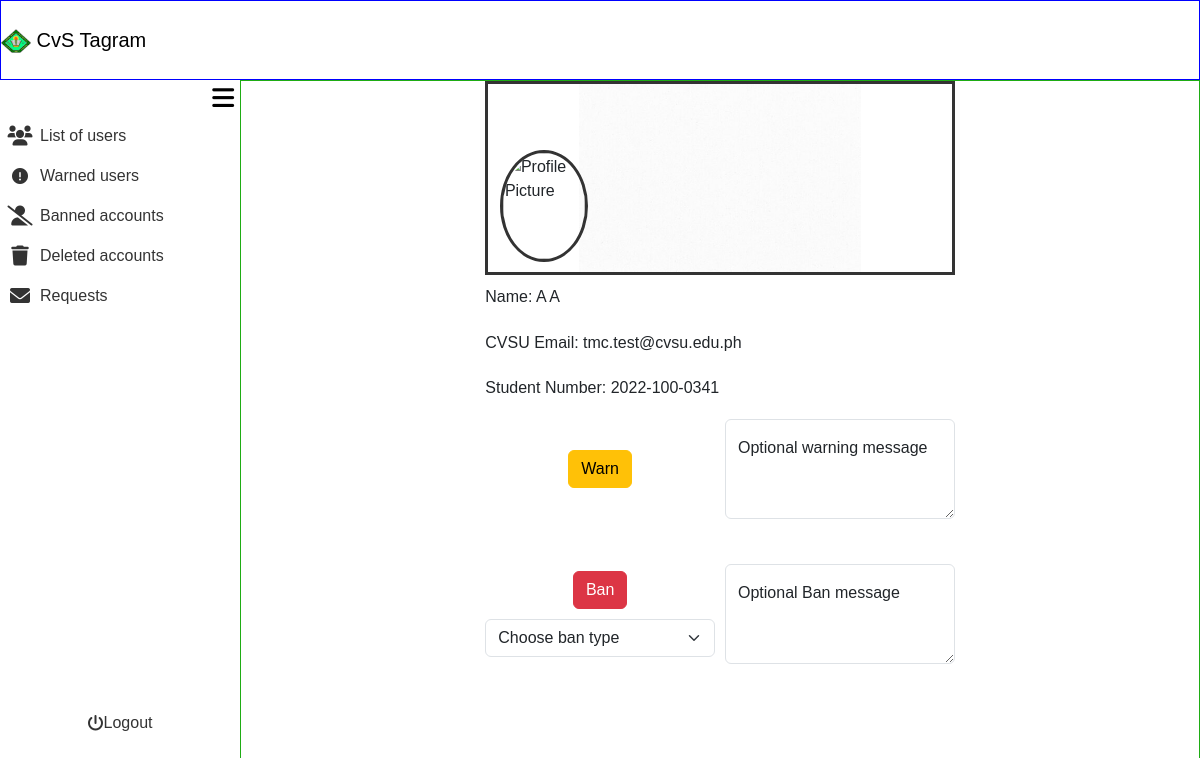
Screenshot of /admin_area/admin_action.php?user_no=49 with the database file from the repository.
### tables this page shows
CREATE TABLE `user_registration` (
  `user_no` int(11) NOT NULL,
  `user_ip` varchar(255) NOT NULL,
  `user_ID` varchar(255) NOT NULL,
  `email` varchar(255) NOT NULL,
  `student_no` varchar(13) NOT NULL,
  `fname` varchar(255) NOT NULL,
  `lname` varchar(255) NOT NULL,
  `bday` date NOT NULL,
  `gender` varchar(20) NOT NULL,
  `coverphoto` varchar(250) NOT NULL,
  `profilepicture` varchar(250) NOT NULL,
  `created_at` timestamp NOT NULL DEFAULT current_timestamp(),
  `updated_at` timestamp NOT NULL DEFAULT current_timestamp() ON UPDATE current_timestamp(),
  `user_password` varchar(255) NOT NULL,
  `is_setup_complete` tinyint(1) DEFAULT 0
);

### admin_area/admin_action.php (the view, shortened to what this page needs)
<?php
require_once '../include/connect.php';
require_once '../include/bootsrap.php';
$user_no = isset($_GET['user_no']) ? $_GET['user_no'] : null;
$userQuery = 'SELECT ur.fname, ur.lname, ur.user_no, ur.student_no, ur.email,
                     ur.profilepicture, ur.coverphoto,
                     IFNULL(COUNT(pr.report_id), 0) AS report_count
              FROM user_registration ur
              LEFT JOIN post_reports pr ON ur.user_no = pr.user_no
              WHERE ur.user_no = ?
              GROUP BY ur.user_no';
$stmt = $con->prepare($userQuery);
$stmt->bind_param('i', $user_no);
$stmt->execute();
$userResult = $stmt->get_result();
if ($userResult->num_rows > 0) {
    $row = $userResult->fetch_assoc();
}
$profilePicBasePath = '/onlineservice/users/images/profilepicture/';
$coverPhotoBasePath = '/onlineservice/users/images/coverphoto/';
$defaultProfilePic = 'profile.jpg';
$defaultCoverPhoto = 'default_coverphoto.jpg';
?>
<!DOCTYPE html>
<html lang="en">
<head>
    <link rel="stylesheet" href="admin_dashbaord.css?v=<?php echo time(); ?>">
</head>
<body>
<div class="container-fluid screen">
    <div class="container-fluid nav">
        <nav class="navbar">
            <div class="container-fluid" >
                <a class="navbar-brand" href="#">
                <img src="../images/Cavite_State_University_(CvSU).png" alt="Logo" width="30" height="24" class="d-inline-block align-text-top">
                CvS Tagram
                </a>
            </div>
        </nav>
    </div>
    <div class="container-fluid contbody">
        <div class="container-fluid sidenav">
            <div class="container-fluid menubutton">
            <button onclick="toggleSidenav()"><i class="fa-solid fa-bars"></i></button>
            </div>
            <div class="container-fluid featurescont">
                <div class="container-fluid buttonlinkside">
                    <div class="row">
                        <div class="col">
                            <ul>
                                <li>
                                    <a href="list_of_users.php">
                                        <div class="container-fluid listofusers">
                                            <div class="container-fluid listusericon">
                                                 <i class="fa-solid fa-users fa-lg"></i>
                                            </div>
                                            <div class="container-fluid listofusersname">
                                                List of users
                                            </div>
                                        </div>
                                    </a>
                                </li>
                            </ul>
                        </div>
                    </div>
                    <div class="row">
                        <div class="col">
                            <ul>
                                <li>
                                    <a href="">
                                        <div class="container-fluid listofusers">
                                            <div class="container-fluid listusericon">
                                            <i class="fa-solid fa-circle-exclamation"></i>
                                            </div>
                                            <div class="container-fluid listofusersname">
                                                Warned users
                                            </div>
                                        </div>
                                    </a>
                                </li>
                            </ul>
                        </div>
                    </div>
                    <div class="row">
                        <div class="col">
                            <ul>
                                <li>
                                    <a href="">
                                        <div class="container-fluid Bannedaccounts">
                                            <div class="container-fluid Bannedaccountsicon">
                                            <i class="fa-solid fa-user-slash fa-lg"></i>
                                            </div>
                                            <div class="container-fluid Bannedaccountsname">
                                                Banned accounts
                                            </div>
                                        </div>
                                    </a>
                                </li>
                            </ul>
                        </div>
                    </div>
                    <div class="row">
                        <div class="col">
                                <ul>
                                    <li>
                                        <a href="">
                                            <div class="container-fluid Deletedaccounts">
                                                <div class="container-fluid Deletedaccountsicon">
                                                <i class="fa-solid fa-trash fa-lg"></i>
                                                </div>
                                                <div class="container-fluid Deletedaccountsname">
                                                    Deleted accounts
                                                </div>
                                            </div>
                                        </a>
                                    </li>
                                </ul>
                            </div>
                        </div>
                        <div class="row">
                            <div class="col">
                                <ul>
                                    <li>
                                        <a href="">
                                            <div class="container-fluid Deletedaccounts">
                                                <div class="container-fluid Deletedaccountsicon">
                                                <i class="fa-solid fa-envelope fa-lg"></i>
                                                </div>
                                                <div class="container-fluid Deletedaccountsname">
                                                        Requests
                                                </div>
                                            </div>
                                        </a>
                                    </li>
                                </ul>
                            </div>
                        </div>
                    </div>
                <div class="container-fluid logoutcont">
                        <div class="row">
                            <div class="col">
                                <ul>
                                    <li>
                                        <a href="">
                                            <div class="container-fluid Deletedaccounts" style="border-radius: 10px;">
                                                <div class="container-fluid Deletedaccountsicon">
                                                <i class="fa-solid fa-power-off"></i>
                                                </div>
                                                <div class="container-fluid Deletedaccountsname">
                                                    <a href="admin_logout.php">Logout</a>
                                                </div>
                                            </div>
                                        </a>
                                    </li>
                                </ul>
                            </div>
                        </div>
                </div>
            </div>
        </div>
        <div class="container-fluid content">
            <div class="container-fluid actionbod">
                <div class="container-fluid actionbodchild">
                    <?php if ($row) {
                        $profilePicPath = !empty($row['profilepicture']) ? $profilePicBasePath . $row['profilepicture'] : $profilePicBasePath . $defaultProfilePic;
                        $coverPhotoPath = !empty($row['coverphoto']) ? $coverPhotoBasePath . $row['coverphoto'] : $coverPhotoBasePath . $defaultCoverPhoto;
                    ?>
                    <div class="container-fluid coverphotobod">
                        <div class="container-fluid coverphoto">
                            <div class="container-fluid coverphotodiv">
                                <img src="<?php echo $coverPhotoPath; ?>" alt="Cover Photo">
                            </div>
                            <div class="container-fluid profilephoto">
                                <img src="<?php echo $profilePicPath; ?>" alt="Profile Picture">
                            </div>
                        </div>
                    </div>
                    <div class="container-fluid profilephotobod">
                        <div class="row ko">
                            <div class="container-fluid name">
                                Name: <?php echo htmlspecialchars($row['fname'] . ' ' . $row['lname']); ?>
                            </div>
                        </div>
                        <div class="row ko">
                            <div class="container-fluid email">
                                CVSU Email: <?php echo htmlspecialchars($row['email']); ?>
                            </div>
                        </div>
                        <div class="row ko">
                            <div class="container-fluid student_no">
                                Student Number: <?php echo htmlspecialchars($row['student_no']); ?>
                            </div>
                        </div>
                    </div>
                    <?php } else { ?>
                        <p>No user data found.</p>
                    <?php } ?>
                    <div class="container-fluid doaction">
                        <form action="" method="post">
                            <div class="container-fluid warndiv">
                                <div class="container-fluid warning">
                                    <button type="submit" name="submit_warn" class="btn btn-warning">Warn</button>
                                </div>
                                <div class="container-fluid optionalmessage">
                                    <div class="form-floating" style="width:100%;">
                                        <textarea class="form-control" placeholder="Leave a comment here" id="floatingTextarea2" style="height: 100px"></textarea>
                                        <label for="floatingTextarea2">Optional warning message</label>
                                    </div>
                                </div>
                            </div>
                        </form>
                        <form action="" method="post">
                            <div class="container-fluid bandiv">
                                <div class="container-fluid warning">
                                    <button type="submit" name="submit_ban" class="btn btn-danger">Ban</button>
                                    <select name="ban_type" class="form-select" aria-label="Default select example">
                                        <option value="0" selected>Choose ban type</option>
                                    </select>
                                </div>
                                <div class="container-fluid optionalmessage">
                                    <div class="form-floating" style="width:100%;">
                                        <textarea class="form-control" placeholder="Leave a comment here" id="floatingTextarea2" style="height: 100px"></textarea>
                                        <label for="floatingTextarea2">Optional Ban message</label>
                                    </div>
                                </div>
                            </div>
                        </form>
                    </div>
                </div>
            </div>
        </div>
    </div>
</div>
</body>
</html>

### admin_area/admin_dashbaord.css (style rules this page uses)
body { font-family: Arial, Helvetica, sans-serif; padding: 0; margin: 0; }
ul, li, a { text-decoration: none; list-style-type: none; color: inherit; padding: 0; }
.container-fluid { padding: 0; }
.screen { height: 100vh; width: 100%; display: flex; flex-direction: column; }
.nav { height: 10vh; width: 100%; padding: 0; border: 1px solid blue; }
.contbody { display: flex; flex: 1; }
.sidenav { position: fixed; top: 10vh; left: 0; height: calc(90vh - 10px); width: 20%; transition: width 0.3s; z-index: 1000; }
.menubutton { height: 5%; width: 100%; display: flex; align-items: center; justify-content: flex-end; }
.menubutton button { border: none; background-color: transparent; font-size: 25px; }
.content { margin-left: 20%; width: 80%; transition: width 0.3s, margin-left 0.3s; border: 1px solid rgb(31, 172, 20); min-height: 90%; height: auto; }
.featurescont { height: 90%; }
.buttonlinkside { height: 90%; }
.logoutcont { width: 100%; height: 10%; display: flex; align-items: center; justify-content: center; }
.Deletedaccountsname, .Bannedaccountsname, .listofusersname { height: 100%; width: 100%; display: flex; align-items: center; justify-content: flex-start; }
.Deletedaccounts, .Bannedaccounts, .listofusers { transition: background-color 0.3s ease; border-radius: 0 10px 10px 0; flex: 0 0 auto; padding: 0; height: 100%; display: flex; align-items: center; justify-content: flex-start; flex-direction: row; }
.Deletedaccountsicon, .Bannedaccountsicon, .listusericon { width: 20%; height: 100%; display: flex; align-items: center; justify-content: center; }
.Deletedaccounts, .Bannedaccounts, .listofusers { color: #333; }
.actionbod { height: 100%; width: 100%; }
.actionbodchild { height: 90%; width: 70%; }
.coverphotobod { height: 30%; width: 70%; }
.profilephotobod { height: 20%; width: 70%; }
.doaction { height: 40%; width: 70%; }
.coverphoto { height: 100%; width: 100%; border: 3px solid #333; }
.coverphotodiv img { position: relative; object-fit: contain; height: 100%; width: 100%; }
.profilephoto { top: -65%; left: -38%; position: relative; height: 60%; width: 19%; border-radius: 50%; border: 3px solid #333; }
.profilephoto img { object-fit: cover; height: 100%; width: 100%; border-radius: 50%; }
.ko { height: 35%; width: 100%; margin-left: 0; }
.name,.email,.student_no { display: flex; align-items: center; justify-content: flex-start; }
.warndiv,.bandiv { height: 50%; width: 100%; display: flex; align-items: center; justify-content: center; gap: 10px; }
.optionalmessage,.warning { height: 100%; width: 100%; display: flex; align-items: center; justify-content: center; flex-direction: column; gap: 10px; }

### rows the page displays
user_registration: fname+lname "A A", email "tmc.test@cvsu.edu.ph", student_no "2022-100-0341"
